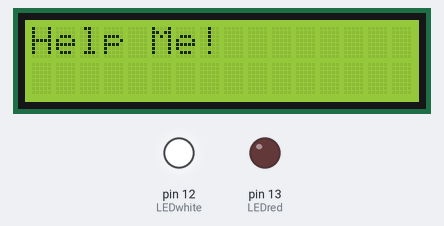
Bench run of a sketch on a simulated Arduino Uno, built with avr-gcc and run on an emulated ATmega328P. Parts: 16×2 character LCD, output pins drawn as LEDs (lit = HIGH). Storage starts empty; random numbers use the default seed unless the sketch sets one; the audio player accepts every command and is not drawn.

Above: at 0.1 s.
At 127.2 s:
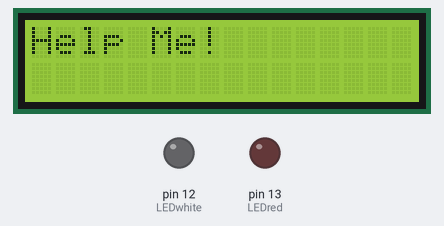
Timing chart, 0 to 130.0 s (numbered marks = the images above):
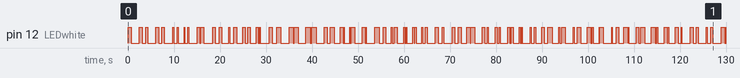

Measured:
- by itself, pin 12 (LEDwhite): LOW → HIGH at 0.08 s, → LOW 0.60 s later, → HIGH 1.8 s later, → LOW 0.60 s later, … (174 changes in this stretch)

The sketch:

RAM_UNO.ino
```cpp
/*
Notes:
https://www.fastmetrics.com/support/it-wav-file/
https://www.arduino.cc/en/Tutorial/SimpleAudioPlayer?action=sourceblock&num=1
https://maxoffsky.com/maxoffsky-blog/how-to-play-wav-audio-files-with-arduino-uno-and-microsd-card/
https://www.allaboutcircuits.com/projects/reading-and-writing-files-from-an-sd-card-with-an-arduino/
https://oscarliang.com/sd-card-arduino/
Code by: Aarya Patel for the Creative Creatures Team :) :) :) !!!
*/

#include <LiquidCrystal.h>

#include <SD.h>
#define SD_ChipSelectPin 4
#include <TMRpcm.h>
#include <SPI.h>

TMRpcm tmrpcm;

const int rs = 10, en = 11, d4 = 5, d5 = 4, d6 = 3, d7 = 2;
LiquidCrystal lcd(rs, en, d4, d5, d6, d7);

#define LEDred 13
#define LEDwhite 12

long Rndm = 0;

void setup() {

 randomSeed(analogRead (0));
 Serial.begin (9600);
 pinMode (LEDred, OUTPUT);
 pinMode (LEDwhite, OUTPUT);
 tmrpcm.speakerPin = 9;
 if (!SD.begin(SD_ChipSelectPin)) {
Serial.println("SD fail");
return;
 }
 tmrpcm.setVolume(6);
tmrpcm.play("Final.wav");
 lcd.begin(16, 2);
 lcd.print ("Help Me!");
}

void loop() {
//Serial.println("SD Begin");
 //tmrpcm.setVolume(6);
//tmrpcm.play("Final.wav");
//delay(300000);
//Serial.println("SD Play");

digitalWrite (LEDwhite, HIGH);
delay (Rndm = random(1,10)*100);
digitalWrite (LEDwhite, LOW);
delay (Rndm = random(1,10)*100);
delay (1000);
/*digitalWrite (LEDred, HIGH);
delay (Rndm = random(1,10)*100);
digitalWrite (LEDred, LOW);
delay (Rndm = random(1,10)*100);
delay (1000);*/
digitalWrite (LEDwhite, HIGH);
delay (Rndm = random(1,10)*100);
digitalWrite (LEDwhite, LOW);
delay (Rndm = random(1,10)*100);
 int count = 0;
}
```
